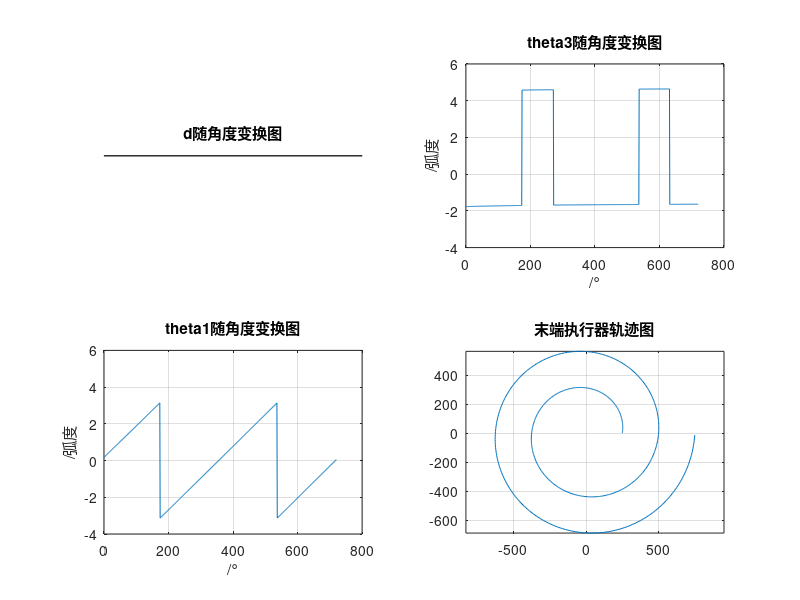
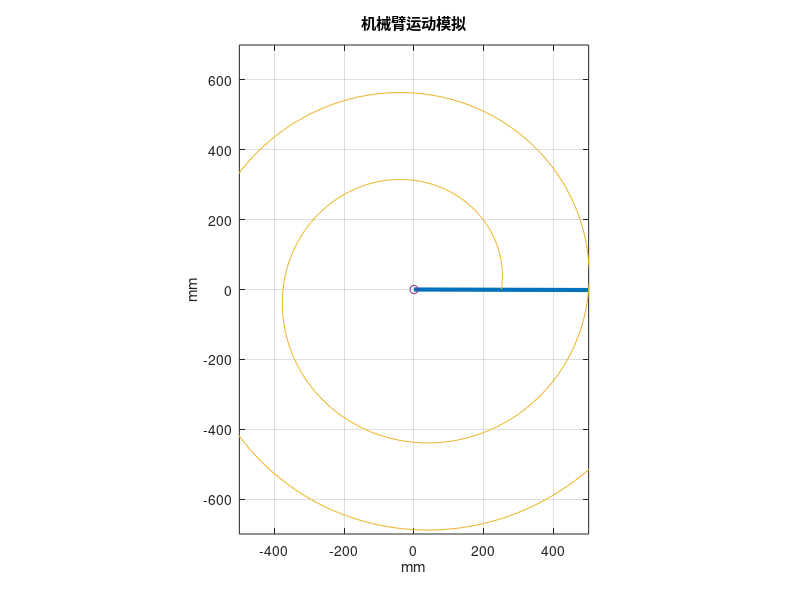

The MATLAB script that drew these images, in order:
% /**
%   ******************************************************************************
%   * @file    Matlab/库/luojunyu_1905_circlecircle.m
%   * @author  罗俊宇
%   * @version V2.3
%   * @date    2022.4
%   * @brief   机器人学机械手臂仿真实验
%   ******************************************************************************
%   * @attention 实现机械手臂的螺旋线运动轨迹
%   ******************************************************************************
%   *********************(C) COPYRIGHT 2022 NEUQRoboMaster************************
%   .......................... 革命尚未成功，同志仍需努力  .........................
% */  
clear all;
clc;
M=300;l=150;L=50;
per_R=500/720;%螺旋线半径变化范围
hd = pi/180; %一度对应的弧度
du=180/pi;  %一弧度对应的度数
TE3=[1 0 L;
     0 1 0;
     0 0 1];
theta=1:1:720;%绘图所用theta，不参与实际运算
for i=1:720
    phi(i)=(i-1)*hd; 
    R(i)=250+(i-1)*per_R;
      TE0=[cos(phi(i)-pi/2)     -sin(phi(i)-pi/2)       R(i)*cos(phi(i));
           sin(phi(i)-pi/2)      cos(phi(i)-pi/2)       R(i)*sin(phi(i));
           0                      0                     1];
                   
      T30=TE0*inv(TE3);
      theta1(i)=atan2(T30(2,3),T30(1,3));
      d(i)=sqrt(T30(1,3)*T30(1,3)+T30(2,3)*T30(2,3))-l;
      theta3(i)=atan2(T30(2,1),T30(1,1))-theta1(i);

      T30_f=[cos(theta1(i)+theta3(i))   -sin(theta1(i)+theta3(i))   (l+d(i))*cos(theta1(i));
             sin(theta1(i)+theta3(i))   cos(theta1(i)+theta3(i))    (l+d(i))*sin(theta1(i));
             0                          0                            1];

      TE0_f=T30_f*TE3;
      x_f(i)=TE0_f(1,3);
      y_f(i)=TE0_f(2,3);

end
figure(1);
subplot(2,2,1);
plot(theta,d);
title('d随角度变换图');
xlabel('/°');
ylabel('/mm');
axis([0 800 -80 -79],'equal');
grid on;

subplot(2,2,2);
plot(theta,theta3);
title('theta3随角度变换图');
xlabel('/°');
ylabel('/弧度');
axis([0 800 -4 6]);
grid on;

subplot(2,2,3);
plot(theta,theta1);
title('theta1随角度变换图');
xlabel('/°');
ylabel('/弧度');
axis([0 800 -4 6]);
grid on;

subplot(2,2,4);
plot(x_f,y_f);
title('末端执行器轨迹图');
grid on;
axis equal;

%运动仿真，电影制作
figure(2);
j=0;
for n1 = 1:4:720
    j=j+1;
    clf;
    x(1)=0;
    y(1)=0;
    x(2)=d(n1)*cos(theta1(n1));
    y(2)=d(n1)*sin(theta1(n1));
    x(3)=(d(n1)+l)*cos(theta1(n1));
    y(3)=(d(n1)+l)*sin(theta1(n1));
    x(4)=x_f(n1);
    y(4)=y_f(n1);
    i=1:2;
        plot(x(i), y(i),'LineWidth',3);
        hold on;
    i=2:4;
        plot(x(i), y(i));
        grid on;
        hold on;
    i=1:n1;
        plot(x_f(i), y_f(i));
        plot(x(1),y(1),'o')
        plot(x(2),y(2),'o')
        plot(x(3),y(3),'o')
        plot(x(4),y(4),'*')    
    title('机械臂运动模拟');
    xlabel('mm');
    ylabel('mm');
    axis([-500 500 -700 700],'equal');
    m(j)=getframe;

end
    movie(m,1);



